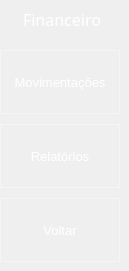
    <widget class="QWidget" name="page_15">
     <widget class="QToolButton" name="bttn_back_3">
      <property name="geometry">
       <rect>
        <x>0</x>
        <y>198</y>
        <width>120</width>
        <height>64</height>
       </rect>
      </property>
      <property name="sizePolicy">
       <sizepolicy hsizetype="Preferred" vsizetype="Preferred">
        <horstretch>0</horstretch>
        <verstretch>0</verstretch>
       </sizepolicy>
      </property>
      <property name="font">
       <font>
        <pointsize>10</pointsize>
       </font>
      </property>
      <property name="styleSheet">
       <string notr="true">QToolButton {
    background-color: rgba(0, 0, 0, 0);          /* Fundo transparente */
    border: 1px solid rgba(255, 255, 255, 0.3);  /* Borda branca translúcida */
    color: rgba(255, 255, 255, 255);             /* Texto branco */
}

QToolButton:hover {
    background-color: rgba(255, 255, 255, 30);   /* Fundo branco fraco no hover */
    border-color: rgba(255, 255, 255, 255);      /* Borda branca sólida */
}

QToolButton:pressed {
    background-color: #FF3333;                   /* Vermelho (RGB 255, 51, 51) */
    border-color: #FF6666;                       /* Vermelho claro para borda */
    color: white;                                /* Texto branco (contraste) */
}</string>
      </property>
      <property name="text">
       <string>Voltar</string>
      </property>
      <property name="icon">
       <iconset>
        <normaloff>../Icones/keyboard_return_24dp_E3E3E3_FILL0_wght400_GRAD0_opsz24.png</normaloff>../Icones/keyboard_return_24dp_E3E3E3_FILL0_wght400_GRAD0_opsz24.png</iconset>
      </property>
      <property name="iconSize">
       <size>
        <width>32</width>
        <height>32</height>
       </size>
      </property>
      <property name="toolButtonStyle">
       <enum>Qt::ToolButtonTextUnderIcon</enum>
      </property>
     </widget>
     <widget class="QLabel" name="label_4">
      <property name="geometry">
       <rect>
        <x>0</x>
        <y>0</y>
        <width>120</width>
        <height>40</height>
       </rect>
      </property>
      <property name="font">
       <font>
        <family>Montserrat Medium</family>
        <pointsize>12</pointsize>
        <weight>50</weight>
        <bold>false</bold>
       </font>
      </property>
      <property name="styleSheet">
       <string notr="true">QLabel {
	background-color: qlineargradient(spread:pad, x1:0, y1:0, x1:0, y1:1, 
                                 stop:0 rgba(0, 50, 150, 255), 
                                 stop:1 rgba(51, 156, 255, 255));
	color: rgb(255, 255, 255);
    border: 1one;                         /* Remove borda padrão */
    
    /* Arredonda apenas os cantos superiores */
    border-top-left-radius: 15px;
    border-top-right-radius: 15px;
    border-bottom-left-radius: 0px;
    border-bottom-right-radius: 0px;
    
    padding: 8px;                         /* Espaçamento interno */
}
</string>
      </property>
      <property name="text">
       <string>&lt;html&gt;&lt;head/&gt;&lt;body&gt;&lt;p align=&quot;center&quot;&gt;Financeiro&lt;/p&gt;&lt;/body&gt;&lt;/html&gt;</string>
      </property>
     </widget>
     <widget class="QToolButton" name="bttn_movements">
      <property name="geometry">
       <rect>
        <x>0</x>
        <y>50</y>
        <width>120</width>
        <height>64</height>
       </rect>
      </property>
      <property name="sizePolicy">
       <sizepolicy hsizetype="Preferred" vsizetype="Preferred">
        <horstretch>0</horstretch>
        <verstretch>0</verstretch>
       </sizepolicy>
      </property>
      <property name="font">
       <font>
        <pointsize>10</pointsize>
       </font>
      </property>
      <property name="styleSheet">
       <string notr="true">QToolButton {
    background-color: rgba(0,0,0,0);
    border: 1px solid rgba(255, 255, 255, 0.3); /* Borda branca translúcida */
    color:  rgba(255, 255, 255,255); 
}

QToolButton:hover {
     background-color: rgba(255, 255, 255, 30);
    border-color: rgba(255, 255, 255,255); 
}

QToolButton:pressed {
    background-color: #339CFF; /* Azul acinzentado */
border-color: #66BFFF; /* Azul escuro */
color:#003366;
}
</string>
      </property>
      <property name="text">
       <string>Movimentações</string>
      </property>
      <property name="icon">
       <iconset>
        <normaloff>../Icones/currency_exchange_24dp_E3E3E3_FILL0_wght400_GRAD0_opsz24.png</normaloff>../Icones/currency_exchange_24dp_E3E3E3_FILL0_wght400_GRAD0_opsz24.png</iconset>
      </property>
      <property name="iconSize">
       <size>
        <width>32</width>
        <height>32</height>
       </size>
      </property>
      <property name="toolButtonStyle">
       <enum>Qt::ToolButtonTextUnderIcon</enum>
      </property>
     </widget>
     <widget class="QToolButton" name="bttn_report">
      <property name="geometry">
       <rect>
        <x>0</x>
        <y>124</y>
        <width>120</width>
        <height>64</height>
       </rect>
      </property>
      <property name="sizePolicy">
       <sizepolicy hsizetype="Preferred" vsizetype="Preferred">
        <horstretch>0</horstretch>
        <verstretch>0</verstretch>
       </sizepolicy>
      </property>
      <property name="font">
       <font>
        <pointsize>10</pointsize>
       </font>
      </property>
      <property name="styleSheet">
       <string notr="true">QToolButton {
    background-color: rgba(0,0,0,0);
    border: 1px solid rgba(255, 255, 255, 0.3); /* Borda branca translúcida */
    color:  rgba(255, 255, 255,255); 
}

QToolButton:hover {
     background-color: rgba(255, 255, 255, 30);
    border-color: rgba(255, 255, 255,255); 
}

QToolButton:pressed {
    background-color: #339CFF; /* Azul acinzentado */
border-color: #66BFFF; /* Azul escuro */
color:#003366;
}
</string>
      </property>
      <property name="text">
       <string>Relatórios</string>
      </property>
      <property name="icon">
       <iconset>
        <normaloff>../Icones/description_24dp_E3E3E3_FILL0_wght400_GRAD0_opsz24.png</normaloff>../Icones/description_24dp_E3E3E3_FILL0_wght400_GRAD0_opsz24.png</iconset>
      </property>
      <property name="iconSize">
       <size>
        <width>32</width>
        <height>32</height>
       </size>
      </property>
      <property name="toolButtonStyle">
       <enum>Qt::ToolButtonTextUnderIcon</enum>
      </property>
     </widget>
    </widget>
